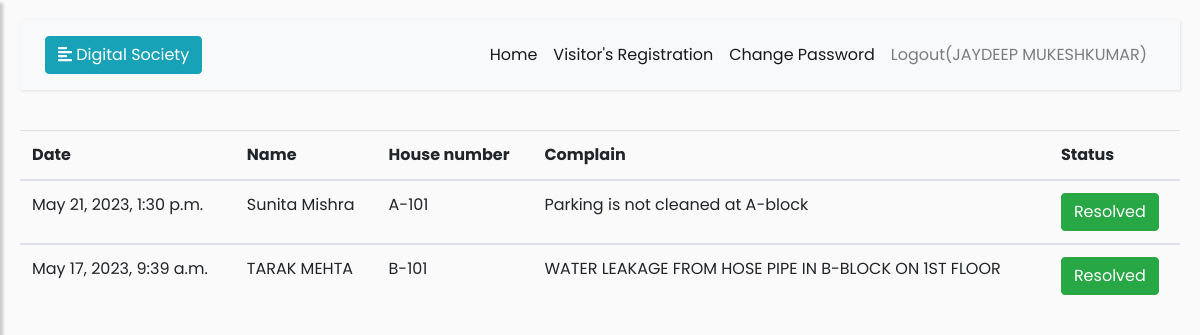
The page /view-complain-watchman/ (signed in) on the database its author committed.
### d_s/models.py (models this page shows, shortened)
class User(models.Model):
	house=models.CharField(max_length=20,default='A-101')
	fname=models.CharField(max_length=100)
	lname=models.CharField(max_length=100)
	email=models.EmailField()
	mobile=models.PositiveIntegerField()
	password=models.CharField(max_length=100)
	usertype=models.CharField(max_length=100, default="society-member")

class Watchman(models.Model):
	name=models.CharField(max_length=100)
	house=models.CharField(max_length=50)
	mobile=models.PositiveIntegerField()
	complain=models.TextField()
	date=models.DateTimeField()
	status=models.CharField(max_length=100,default='Pending')

### d_s/views.py (the view)
# urls.py: path('view-complain-watchman/',views.view_complain_watchman,name='view-complain-watchman'),
def view_complain_watchman(request):
	if request.method=="GET":
		user=User.objects.get(email=request.session['email'])
		complain=Watchman.objects.all()
		membercomplain=Watchman.objects.all()
		return render(request,'watchmanseecomplainpage.html',{'complain':complain,'membercomplain':membercomplain})

### d_s/templates/watchmanseecomplainpage.html (shortened to what this page needs)
{% extends 'watchmanindex.html' %}
{% block content %}
<!DOCTYPE html>
<html>
<head>
</head>
<body>
	<table class="table">
	  <thead>
	    <tr>
	      <th scope="col">Date</th>
	      <th scope="col">Name</th>
	      <th scope="col">House number</th>
	      <th scope="col">Complain</th>
	      <th scope="col">Status</th>
	    </tr>
	  </thead>
	  {% for i in complain %}
	  <tbody>
	  	<tr>
	      <td>{{i.date}}</td>
	      <td>{{i.name}}</td>
	      <td>{{i.house}}</td>
	      <td>{{i.complain}}</td>
		{% if i.status == "pending" %}
		<td>
			<form name="task" method="post" action="{% url 'complete-task' %}">
				{% csrf_token %}
				<input type="hidden" name="id" value="{{i.id}}">
				<input type="submit" name="action" value="Pending" class="btn btn-danger">
			</form>
		</td>
		{% else %}
		<td>
			<input type="submit" name="action" value="Resolved" readonly class="btn btn-success">
		</td>
		{% endif %}
	    </tr>
	  </tbody>
	 {% endfor %}
</table>
</body>
</html>
{% endblock %}

### d_s/templates/watchmanindex.html (shortened to what this page needs)
<!DOCTYPE html>
<html>
<head>
    <link rel="stylesheet" href="https://stackpath.bootstrapcdn.com/bootstrap/4.1.0/css/bootstrap.min.css">
    <link rel="stylesheet" href="https://cdnjs.cloudflare.com/ajax/libs/malihu-custom-scrollbar-plugin/3.1.5/jquery.mCustomScrollbar.min.css">
</head>
<body>
    <div class="wrapper">
        <div id="content">
            <nav class="navbar navbar-expand-lg navbar-light bg-light">
                <div class="container-fluid">
                    <button type="button" id="sidebarCollapse" class="btn btn-info">
                        <i class="fas fa-align-left"></i>
                        <span>Digital Society</span>
                    </button>
                    <div class="collapse navbar-collapse" id="navbarSupportedContent">
                        {% if request.session.email %}
                            <ul class="nav navbar-nav ml-auto">
                                <li class="nav-item active">
                                    <a class="nav-link" href="{% url 'watchmanhome' %}">Home</a>
                                </li>
                                <li class="nav-item active">
                                    <a class="nav-link" href="{% url 'visitor' %}">Visitor's Registration</a>
                                </li>
                                <li class="nav-item active">
                                    <a class="nav-link" href="#">Change Password</a>
                                </li>
                                <li class="nav-item">
                                    <a class="nav-link" href="{% url 'logout' %}">Logout({{request.session.fname}})</a>
                                </li>
                            </ul>
                        {% endif %}
                    </div>
                </div>
            </nav>
{% block content %}
{% endblock %}
</body>
</html>

### d_s/templates/watchmanindex.html (style rules this page uses)
body { font-family: 'Poppins', sans-serif; background: #fafafa; }
a, a:hover, a:focus { color: inherit; text-decoration: none; transition: all 0.3s; }
.navbar { padding: 15px 10px; background: #fff; border: none; border-radius: 0; margin-bottom: 40px; box-shadow: 1px 1px 3px rgba(0, 0, 0, 0.1); }
#content { width: 100%; padding: 20px; min-height: 100vh; transition: all 0.3s; position: absolute; top: 0; right: 0; }

### rows shown on the page
User: session.fname "JAYDEEP MUKESHKUMAR"
Watchman: date "May 21, 2023, 1:30 p.m.", name "Sunita Mishra", house "A-101", complain "Parking is not cleaned at A-block"
Watchman: date "May 17, 2023, 9:39 a.m.", name "TARAK MEHTA", house "B-101", complain "WATER LEAKAGE FROM HOSE PIPE IN B-BLOCK ON 1ST FLOOR"
